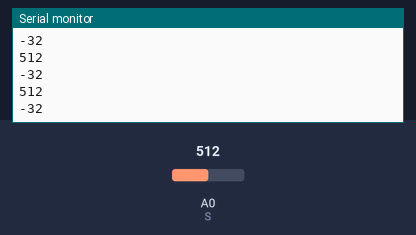
The sketch below on a simulated Arduino Uno, built with avr-gcc and run on an emulated ATmega328P. Parts: the last lines printed to the serial monitor. The inputs (shaded band) are chosen by the test bench; at power-on: A0 (S) = 512.

Above: at 1.2 s.
1.3 s: A0 (S) set to 716
At 1.31 s:
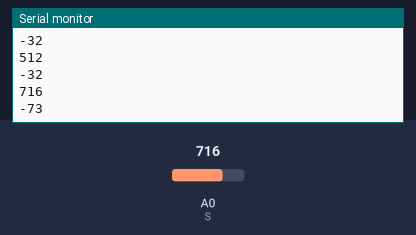
2.8 s: A0 (S) set to 900
At 2.82 s:
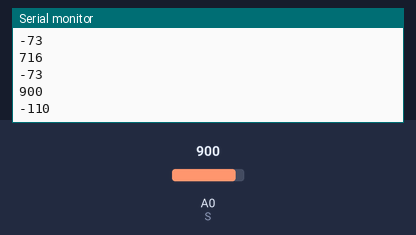
Timing chart, 0 to 5.8 s (numbered marks = the images above; inputs shaded):
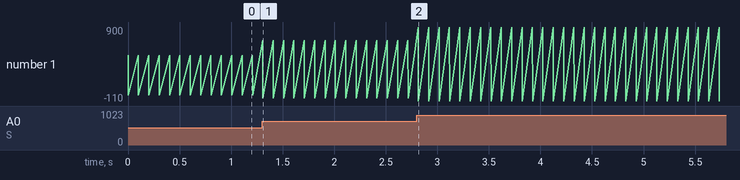

The sketch:

AnalogTemp.ino
```cpp
int S = A0; // Analog Input
void setup()
{
 Serial.begin(115200); // 시리얼 통신 초기화
 pinMode(S, INPUT);
}

void loop()
{
 Serial.println(analogRead(S));
 Serial.println(GetTemper(analogRead(S))/10);
 delay(100);
}

int GetTemper(int v)
{
 // 온도는 1차함수 온도 측정후 수정하세요
 // 10.0 도 일때 adc 값 300
 // 20.0 도 일때 adc 값 250
 return ( v-300 )* ((200 - 100) / (250 - 300)) + 100;
}
```

Measured:
- after the input at 1.3 s, the serial monitor: prints a new line at once (image 1)
- after the input at 2.8 s, the serial monitor: prints a new line at once (image 2)
- plotted number 1: -32 → -73 after the input at 1.3 s, -73 → -110 after the input at 2.8 s
